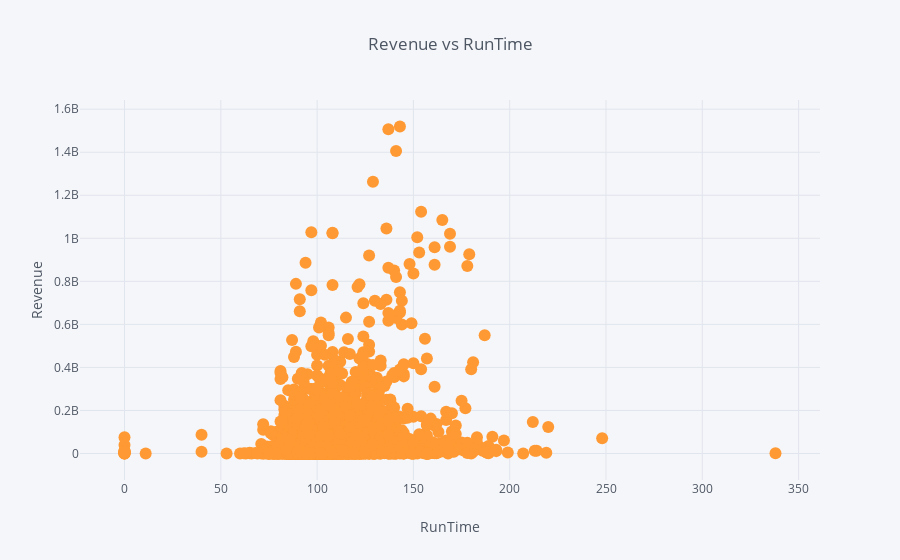

The code cell stored with this chart in its notebook:
### Code cell
#Lets see if runtime affects the revenue somehow

#train[['runtime', 'revenue']].iplot(
train.iplot(
    x='runtime',
    y='revenue',
    xTitle='RunTime',
    yTitle='Revenue',
    text='title',
    mode='markers',
    title='Revenue vs RunTime')

### Figure 1 — Plotly figure (JSON) as saved in the notebook; plotly's stock layout.template omitted (floating-point values rounded to 4 significant figures; data arrays with more than 128 entries replaced by an {"elided": "..."} marker saying what was removed)
{"data": [{"line": {"color": "rgba(255, 153, 51, 1.0)", "dash": "solid", "shape": "linear", "width": 1.3}, "marker": {"size": 12, "symbol": "circle"}, "mode": "markers", "name": "revenue", "text": {"elided": "3000 str values"}, "type": "scatter", "uid": "47f9e43e-f281-460c-9992-453c1c231b5d", "x": {"elided": "3000 int values"}, "y": {"elided": "3000 int values"}}], "layout": {"legend": {"bgcolor": "#F5F6F9", "font": {"color": "#4D5663"}}, "paper_bgcolor": "#F5F6F9", "plot_bgcolor": "#F5F6F9", "title": {"font": {"color": "#4D5663"}, "text": "Revenue vs RunTime"}, "xaxis": {"gridcolor": "#E1E5ED", "showgrid": true, "tickfont": {"color": "#4D5663"}, "title": {"font": {"color": "#4D5663"}, "text": "RunTime"}, "zerolinecolor": "#E1E5ED"}, "yaxis": {"gridcolor": "#E1E5ED", "showgrid": true, "tickfont": {"color": "#4D5663"}, "title": {"font": {"color": "#4D5663"}, "text": "Revenue"}, "zerolinecolor": "#E1E5ED"}}}
